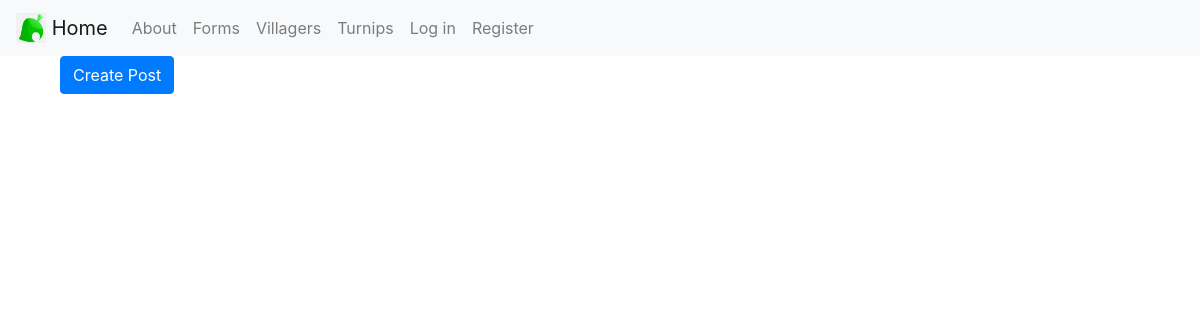
Before: /blog_posts/all with the older database file.
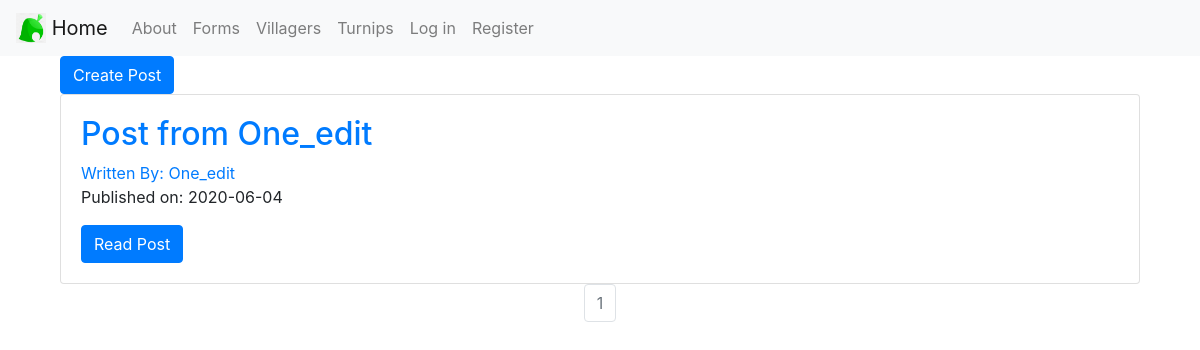
After: the same page with the newer database file.
### ACCommunity/models.py (models this page shows, shortened)
class BlogPost(db.Model):
    users = db.relationship(User)
    id = db.Column(db.Integer, primary_key=True)
    user_id = db.Column(db.Integer, db.ForeignKey("users.id"), nullable=False)
    date = db.Column(db.DateTime, nullable=False, default=datetime.utcnow)
    title = db.Column(db.String(140), nullable=False)
    text = db.Column(db.Text, nullable=False)

class User(db.Model, UserMixin):
    __tablename__ = "users"
    id = db.Column(db.Integer, primary_key=True)
    profile_image = db.Column(db.String(128), nullable=False, default="default_profile.jpg")
    email = db.Column(db.String(64), unique=True, index=True)
    username = db.Column(db.String(64), unique=True, index=True)
    password_hash = db.Column(db.String(128))
    blog_posts = db.relationship("BlogPost", backref="author", lazy=True)
    turnip_posts = db.relationship("TurnipPost", backref="host", lazy=True)

### ACCommunity/blog_posts/views.py (the view)
@blog_posts.route("/all")
def all_posts():
    page = request.args.get("page", 1, type=int)
    all_posts_found = BlogPost.query.order_by(BlogPost.date.desc()).paginate(page=page, per_page=5)
    return render_template("all_posts.html", all_posts=all_posts_found, page_title="ALL POSTS")

### ACCommunity/templates/all_posts.html
{% extends 'base.html' %}
{% block content %}
<div class="container">
    <a class="btn btn-primary" href="{{url_for('blog_posts.create_post')}}" role="button">Create Post</a>
</div>
<div class="container">
    {% for post in all_posts.items %}
    <div class="card">
        <div class="card-body">
            <h2><a class="card-title"
                    href="{{ url_for('blog_posts.blog_post', blog_post_id=post.id) }}">{{ post.title }}</a></h2>
            <a href="{{ url_for('users.user_posts', username=post.author.username) }}">Written By:
                {{ post.author.username }}</a>
            <p>Published on: {{ post.date.strftime("%Y-%m-%d") }}</p>
            <a class="btn btn-primary" href="{{ url_for('blog_posts.blog_post', blog_post_id=post.id) }}">Read Post</a>
            <br>
        </div>
    </div>
    {% endfor %}
</div>
<nav aria-label="Page navigation example">
    <ul class="pagination justify-content-center">
        {% for page_num in all_posts.iter_pages(left_edge=1, right_edge=1, left_current=1, right_current=2) %}
        {% if all_posts.page == page_num %}
        <li class="page-item disabled">
            <a class="page-link" href="{{ url_for('blog_posts.all_posts', page=page_num) }}">{{ page_num }}</a>
        </li>
        {% else %}
        <li class="page-item">
            <a class="page-link" href="{{ url_for('blog_posts.all_posts', page=page_num) }}">{{ page_num }}</a>
        </li>
        {% endif %}
        {% endfor %}
    </ul>
</nav>
{% endblock content %}

Changed rows visible on the page:
added BlogPost: title "Post from One_edit", author.username "One_edit", date "2020-06-04"
Other visible differences:
new list line: "1"
